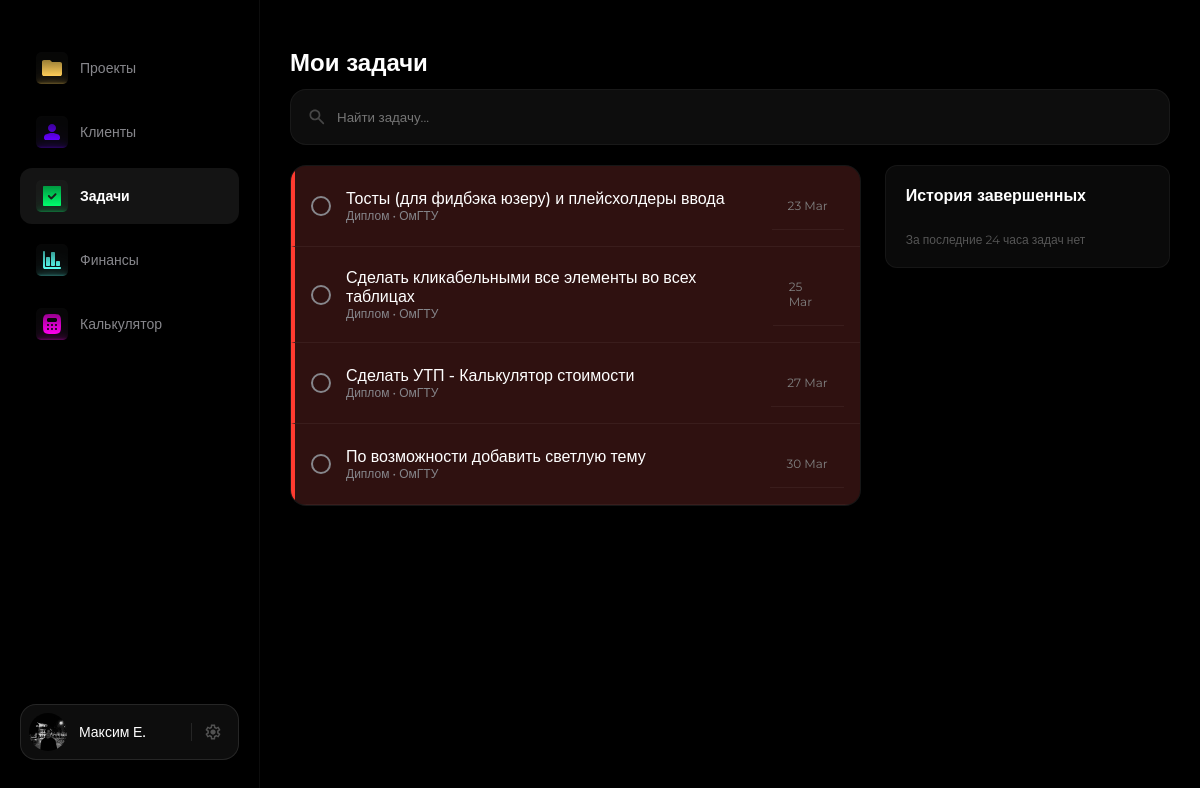
The page /tasks/ on the database as committed earlier.
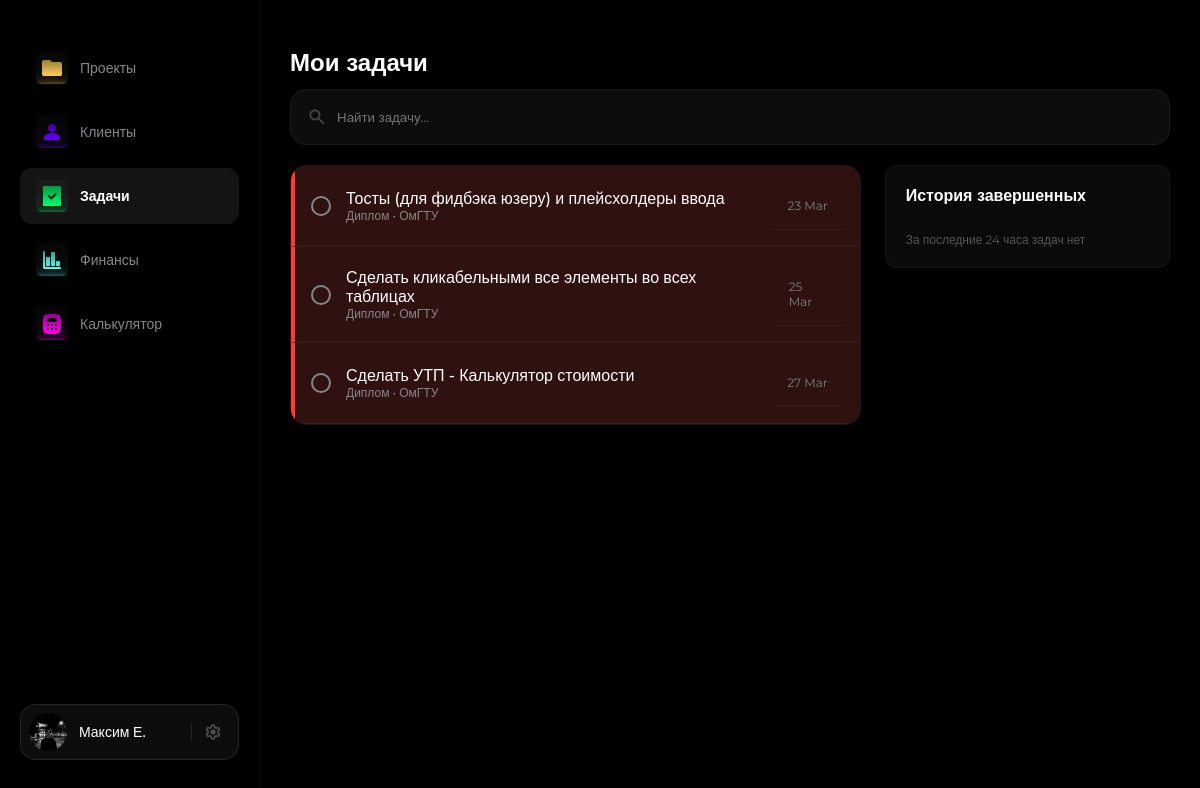
The same page on the database as committed later.
### crm/models.py (models this page shows, shortened)
class Task(models.Model):
    TASK_STATUS_CHOICES = (
        ('todo', 'К выполнению'),
        ('inwork', 'В работе'),
        ('done', 'Выполнено'),
    )
    project = models.ForeignKey(Project, on_delete=models.CASCADE, related_name='tasks', verbose_name="Проект")
    title = models.CharField(max_length=255, verbose_name="Заголовок задачи")
    status = models.CharField(max_length=20, choices=TASK_STATUS_CHOICES, default='todo', verbose_name="Статус задачи")
    due_date = models.DateField(null=True, blank=True, verbose_name="Срок исполнения")
    created_at = models.DateTimeField(auto_now_add=True)
    updated_at = models.DateTimeField(auto_now=True)
    order = models.PositiveIntegerField(default=0, verbose_name="Позиция")
    class Meta:
        verbose_name = "Задача"
        verbose_name_plural = "Задачи"
        ordering = ['order', 'id']

class Project(models.Model):
    STATUS_CHOICES = (
        ('planned', 'К выполнению'),
        ('inwork', 'В работе'),
        ('done', 'Завершён'),
        ('overdue', 'Просрочен'),
        ('paused', 'Приостановлен'),
    )
    PAYMENT_CHOICES = (
        ('paid', 'Оплачен'),
        ('not_paid', 'Не оплачен'),
        ('pending', 'Ожидает оплаты'),
    )
    title = models.CharField(max_length=200, verbose_name="Название проекта")
    client = models.ForeignKey(
        Client,
        on_delete=models.SET_NULL,
        null=True,
        blank=True,
        related_name='projects',
        verbose_name="Клиент"
    )
    description = models.TextField(blank=True, null=True, verbose_name="Описание проекта")
    status = models.CharField(max_length=20, choices=STATUS_CHOICES, default='planned', verbose_name="Статус")
    budget = models.DecimalField(max_digits=10, decimal_places=2, null=True, blank=True, verbose_name="Бюджет")
    start_date = models.DateField(null=True, blank=True, verbose_name="Дата начала")
    end_date = models.DateField(null=True, blank=True, verbose_name="Дата завершения")
    payment_status = models.CharField(max_length=20, choices=PAYMENT_CHOICES, default='not-paid', verbose_name="Оплата")
    payment_date = models.DateField(null=True, blank=True, verbose_name="Дата оплаты")
    order = models.PositiveIntegerField(default=0, verbose_name="Позиция")
    estimate = models.ForeignKey(
        'Estimate',
        on_delete=models.SET_NULL,
        null=True,
        blank=True,
        related_name='projects',
        verbose_name="Основание (смета)"
    )
    class Meta:
        ordering = ['status', 'order', 'id']

class Client(models.Model):
    name = models.CharField(max_length=200, verbose_name="Имя/Компания")
    contact_person = models.CharField(max_length=200, blank=True, null=True, verbose_name="Контактное лицо")
    email = models.EmailField(blank=True, null=True, verbose_name="Email")
    phone = models.CharField(max_length=20, blank=True, null=True, verbose_name="Телефон")
    telegram = models.CharField(max_length=100, blank=True, null=True, verbose_name="Telegram")
    is_vip = models.BooleanField(default=False, verbose_name="VIP статус")
    created_at = models.DateTimeField(auto_now_add=True, verbose_name="Дата добавления")
    class Meta:
        verbose_name = "Клиент"
        verbose_name_plural = "Клиенты"
        ordering = ['name']

### crm/views.py (the view)
# urls.py: path('tasks/', views.tasks, name='tasks'),
def tasks(request):
    today = date.today()
    base_tasks = Task.objects.select_related('project', 'project__client').exclude(status='done')
    overdue = base_tasks.filter(due_date__lt=today).order_by('due_date')
    active = base_tasks.filter(due_date__gte=today).order_by('due_date')
    no_date = base_tasks.filter(due_date__isnull=True).order_by('-created_at')
    active_tasks = list(overdue) + list(active) + list(no_date)
    limit = timezone.now() - timedelta(hours=24)
    completed_tasks = Task.objects.filter(status='done', updated_at__gte=limit).order_by('-updated_at')
    return render(request, 'tasks.html', {
        'active_tasks': active_tasks,
        'completed_tasks': completed_tasks,
        'today': today,
    })

### templates/tasks.html (shortened to what this page needs)
{% extends 'base.html' %}
{% load static %}
{% block content %}
<link rel="stylesheet" href="{% static 'css/main.css' %}">
<h1>Мои задачи</h1>
<div class="search-bar" style="margin-bottom: 20px;">
    <img src="{% static 'icons/search.svg' %}" alt="Поиск" class="icon" style="opacity: 0.5; width: 20px;">
    <input type="text" id="taskSearch" placeholder="Найти задачу..."
           onkeyup="universalSearch('taskSearch', '.table-container', '.task-row')">
</div>
<div style="display: grid; grid-template-columns: 2fr 1fr; gap: 24px; align-items: start;">
    <div class="table-container">
        {% for task in active_tasks %}
        {% with days_left=task.due_date|timeuntil:today %}
            <div class="task-row {% if task.due_date < today %}row-overdue{% elif days_left and days_left|slice:':1'|add:'0' <= 2 and task.due_date >= today %}row-warning{% endif %}"
                id="task-{{ task.id }}">
                <div class="task-bullet" onclick="completeTask({{ task.id }})"></div>
                <div style="flex-grow: 1;">
                    <div style="font-weight: 500;">{{ task.title }}</div>
                    <div style="font-size: 12px; color: var(--text-secondary);">
                        {{ task.project.title }} • {{ task.project.client.name }}
                    </div>
                </div>
                <div class="task-date">
                    {{ task.due_date|date:"d M"|default:"Без даты" }}
                </div>
            </div>
        {% endwith %}
        {% empty %}
            <div style="padding: 40px; text-align: center; color: var(--text-secondary);">Задач нет, можно отдыхать! 🍹</div>
        {% endfor %}
    </div>
    <div class="project-card" style="padding: 20px; background: var(--bg-card); border-radius: 12px; color: #ffffff;">
        <h3 style="color: var(--text-primary); margin-bottom: 15px; font-size: 16px;">История завершенных</h3>
        <div style="display: flex; flex-direction: column; gap: 10px;">
            {% for task in completed_tasks %}
                <div style="font-size: 13px; color: #808080; white-space: nowrap; overflow: hidden; text-overflow: ellipsis;">
                    <span style="text-decoration: line-through;">{{ task.title }}</span>
                    <span style="opacity: 0.6; font-size: 11px;"> • {{ task.project.title }}</span>
                </div>
            {% empty %}
                <div style="font-size: 12px; color: #555;">За последние 24 часа задач нет</div>
            {% endfor %}
        </div>
    </div>
</div>
{% endblock %}

Rows that differ between the two databases and show on the page:
no longer on this page (row edited): Task: title "По возможности добавить светлую тему", project "Диплом", project.client.name "ОмГТУ", due_date "30 Mar"
